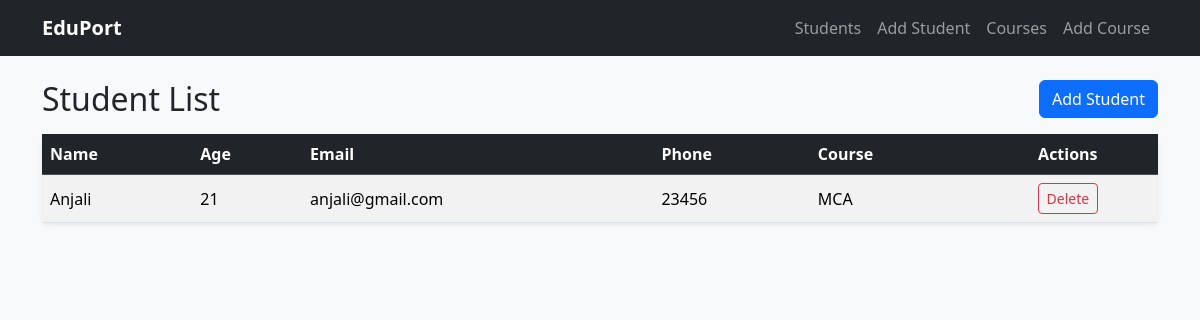
The page /students/ on the database its author committed.
### students/models.py (models this page shows, shortened)
class Student(models.Model):
    name = models.CharField(max_length=100)
    age = models.IntegerField()
    email = models.EmailField(blank=True, null=True)
    phone = models.CharField(max_length=20, blank=True, null=True)
    course = models.CharField(max_length=120, blank=True, null=True)
    address = models.TextField(blank=True, null=True)
    created_at = models.DateTimeField(auto_now_add=True, blank=True, null=True)

### students/views.py (the view)
# urls.py: path('', views.student_list, name='student_list'),
def student_list(request):
    students = Student.objects.all()
    return render(request, 'students/list.html', {'students': students})

### templates/students/list.html (shortened to what this page needs)
{% extends 'base.html' %}
{% block content %}
<div class="d-flex justify-content-between align-items-center mb-3">
    <h2 class="mb-0">Student List</h2>
    <a href="{% url 'add_student' %}" class="btn btn-primary">Add Student</a>
</div>
<div class="card shadow-sm border-0">
    <div class="card-body p-0">
        <div class="table-responsive">
            <table class="table table-striped table-hover mb-0 align-middle">
                <thead class="table-dark">
                    <tr>
                        <th scope="col">Name</th>
                        <th scope="col">Age</th>
                        <th scope="col">Email</th>
                        <th scope="col">Phone</th>
                        <th scope="col">Course</th>
                        <th scope="col" class="text-center">Actions</th>
                    </tr>
                </thead>
                <tbody>
                    {% for student in students %}
                    <tr>
                        <td>{{ student.name }}</td>
                        <td>{{ student.age }}</td>
                        <td>{{ student.email|default:"-" }}</td>
                        <td>{{ student.phone|default:"-" }}</td>
                        <td>{{ student.course|default:"-" }}</td>
                        <td class="text-center">
                            <form method="POST" action="{% url 'delete_student' student.id %}" class="d-inline" onsubmit="return confirm('Are you sure you want to delete this student?');">
                                <button type="submit" class="btn btn-sm btn-outline-danger">Delete</button>
                            </form>
                        </td>
                    </tr>
                    {% empty %}
                    <tr>
                        <td colspan="6" class="text-center text-muted py-4">No students found.</td>
                    </tr>
                    {% endfor %}
                </tbody>
            </table>
        </div>
    </div>
</div>
{% endblock %}

### rows shown on the page
Student: name "Anjali", age "21", email "anjali@gmail.com", phone "23456", course "MCA"
